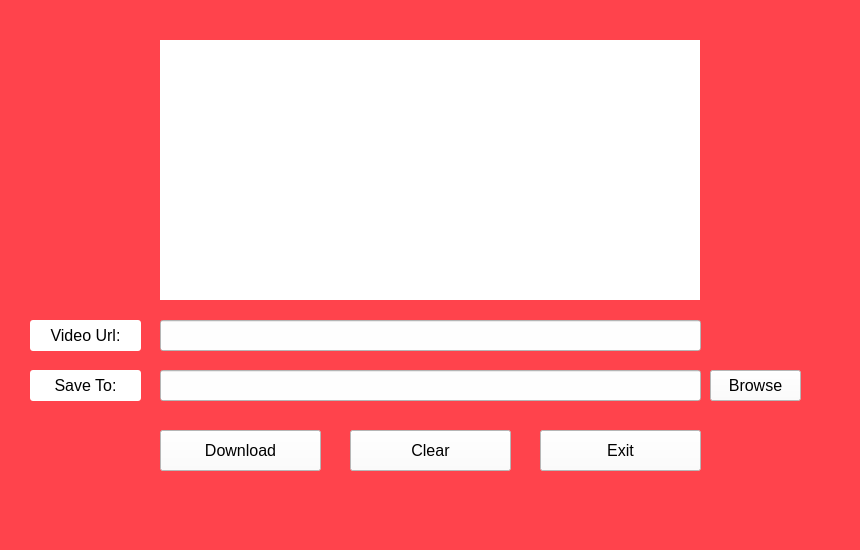
<?xml version="1.0" encoding="UTF-8"?>
<ui version="4.0">
 <class>mainWindow</class>
 <widget class="QMainWindow" name="mainWindow">
  <property name="geometry">
   <rect>
    <x>0</x>
    <y>0</y>
    <width>860</width>
    <height>550</height>
   </rect>
  </property>
  <property name="minimumSize">
   <size>
    <width>860</width>
    <height>550</height>
   </size>
  </property>
  <property name="maximumSize">
   <size>
    <width>860</width>
    <height>550</height>
   </size>
  </property>
  <property name="windowTitle">
   <string>YouTube Downloader</string>
  </property>
  <property name="windowIcon">
   <iconset>
    <normaloff>youtube logo.png</normaloff>youtube logo.png</iconset>
  </property>
  <property name="styleSheet">
   <string notr="true">background-color: rgb(255, 67, 76);</string>
  </property>
  <widget class="QWidget" name="centralwidget">
   <widget class="QLabel" name="label">
    <property name="geometry">
     <rect>
      <x>160</x>
      <y>40</y>
      <width>540</width>
      <height>260</height>
     </rect>
    </property>
    <property name="styleSheet">
     <string notr="true">background-color: rgb(255, 255, 255);</string>
    </property>
    <property name="text">
     <string/>
    </property>
    <property name="pixmap">
     <pixmap>Youtube-downloader.png</pixmap>
    </property>
    <property name="scaledContents">
     <bool>true</bool>
    </property>
   </widget>
   <widget class="QLineEdit" name="lneUrl">
    <property name="geometry">
     <rect>
      <x>160</x>
      <y>320</y>
      <width>541</width>
      <height>31</height>
     </rect>
    </property>
    <property name="styleSheet">
     <string notr="true">background-color: rgb(254, 254, 254);</string>
    </property>
   </widget>
   <widget class="QLineEdit" name="lneSaveTo">
    <property name="geometry">
     <rect>
      <x>160</x>
      <y>370</y>
      <width>541</width>
      <height>31</height>
     </rect>
    </property>
    <property name="styleSheet">
     <string notr="true">background-color: rgb(254, 254, 254);</string>
    </property>
   </widget>
   <widget class="QPushButton" name="btnDownload">
    <property name="geometry">
     <rect>
      <x>160</x>
      <y>430</y>
      <width>161</width>
      <height>41</height>
     </rect>
    </property>
    <property name="font">
     <font>
      <pointsize>12</pointsize>
     </font>
    </property>
    <property name="styleSheet">
     <string notr="true">background-color: rgb(255, 255, 255);</string>
    </property>
    <property name="text">
     <string>Download</string>
    </property>
   </widget>
   <widget class="QPushButton" name="btnClear">
    <property name="geometry">
     <rect>
      <x>350</x>
      <y>430</y>
      <width>161</width>
      <height>41</height>
     </rect>
    </property>
    <property name="font">
     <font>
      <pointsize>12</pointsize>
     </font>
    </property>
    <property name="styleSheet">
     <string notr="true">background-color: rgb(255, 255, 255);</string>
    </property>
    <property name="text">
     <string>Clear</string>
    </property>
   </widget>
   <widget class="QPushButton" name="btnExit">
    <property name="geometry">
     <rect>
      <x>540</x>
      <y>430</y>
      <width>161</width>
      <height>41</height>
     </rect>
    </property>
    <property name="font">
     <font>
      <pointsize>12</pointsize>
     </font>
    </property>
    <property name="styleSheet">
     <string notr="true">background-color: rgb(255, 255, 255);</string>
    </property>
    <property name="text">
     <string>Exit</string>
    </property>
   </widget>
   <widget class="QLabel" name="label_2">
    <property name="geometry">
     <rect>
      <x>30</x>
      <y>320</y>
      <width>111</width>
      <height>31</height>
     </rect>
    </property>
    <property name="font">
     <font>
      <pointsize>12</pointsize>
     </font>
    </property>
    <property name="styleSheet">
     <string notr="true">background-color: rgb(255, 255, 255);
border-radius: 3px;</string>
    </property>
    <property name="text">
     <string>Video Url:</string>
    </property>
    <property name="alignment">
     <set>Qt::AlignCenter</set>
    </property>
   </widget>
   <widget class="QLabel" name="labell">
    <property name="geometry">
     <rect>
      <x>30</x>
      <y>370</y>
      <width>111</width>
      <height>31</height>
     </rect>
    </property>
    <property name="font">
     <font>
      <pointsize>12</pointsize>
     </font>
    </property>
    <property name="styleSheet">
     <string notr="true">background-color: rgb(255, 255, 255);
border-radius:3px;</string>
    </property>
    <property name="text">
     <string>Save To:</string>
    </property>
    <property name="alignment">
     <set>Qt::AlignCenter</set>
    </property>
   </widget>
   <widget class="QPushButton" name="btnBrowse">
    <property name="geometry">
     <rect>
      <x>710</x>
      <y>370</y>
      <width>91</width>
      <height>31</height>
     </rect>
    </property>
    <property name="font">
     <font>
      <pointsize>12</pointsize>
     </font>
    </property>
    <property name="styleSheet">
     <string notr="true">background-color: rgb(255, 255, 255);</string>
    </property>
    <property name="text">
     <string>Browse</string>
    </property>
   </widget>
  </widget>
  <widget class="QStatusBar" name="statusbar"/>
 </widget>
 <resources/>
 <connections/>
</ui>
